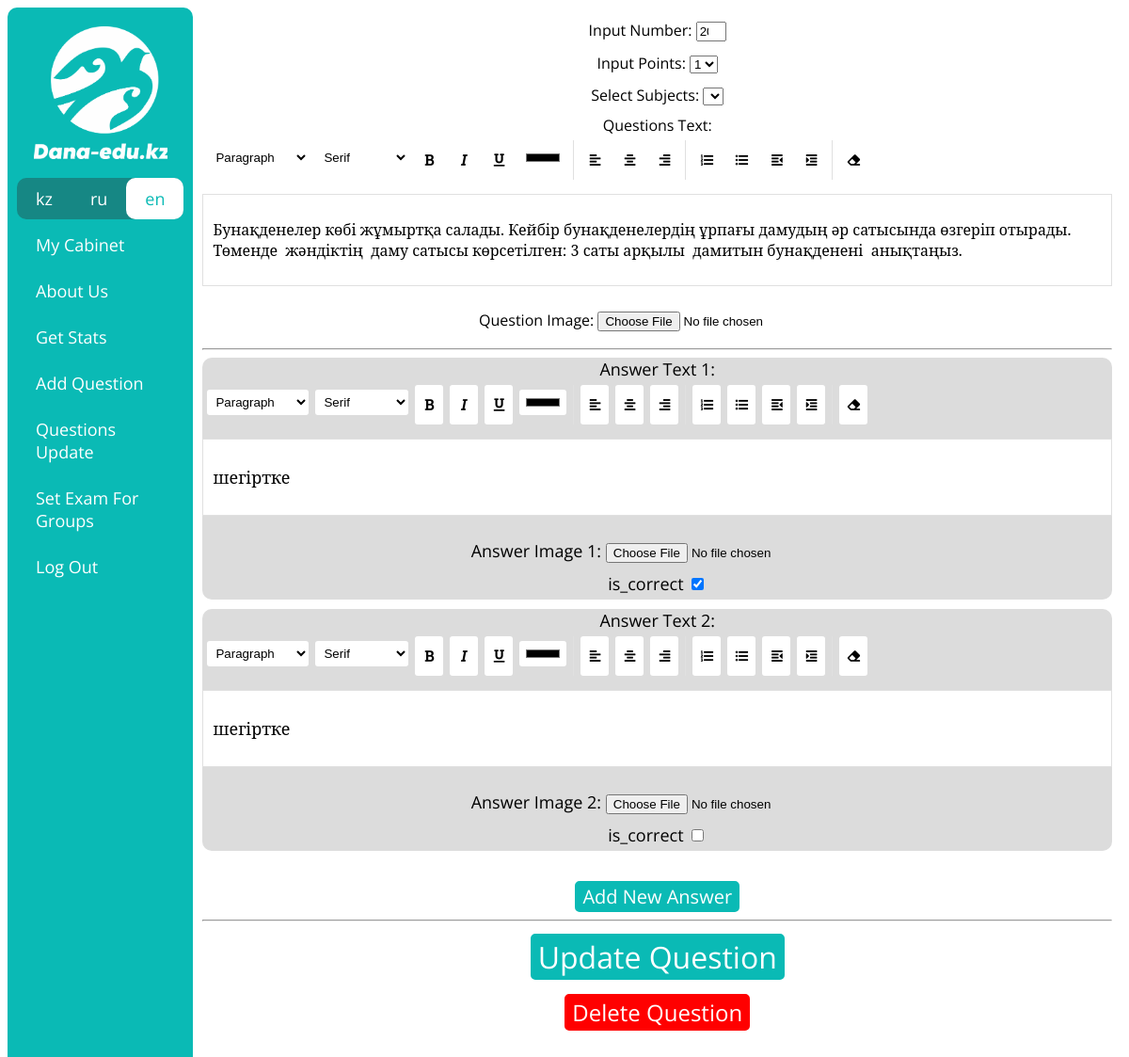
The app's page /en/question_update/59 (signed in) with its own data.
### examapp/models.py (models this page shows, shortened)
class Question(models.Model):
    number = models.PositiveSmallIntegerField()
    text = models.TextField(null=True, blank=True)
    image = models.ImageField(upload_to='questions/', null=True, blank=True)
    points = models.PositiveSmallIntegerField(choices=[(1, '1'), (2, '2')])
    answers = models.ManyToManyField('Answer')
    subject = models.ForeignKey('Subject', on_delete=models.CASCADE)
    variant = models.ForeignKey('Variant', on_delete=models.CASCADE)

class Answer(models.Model):
    text = models.TextField(null=True, blank=True)
    image = models.ImageField(upload_to='answers/', null=True, blank=True)
    is_correct = models.BooleanField(default=False)

### examapp/views.py (the view, shortened to what this page needs)
# urls.py: path('question_update/<int:question_id>', questionUpdateView, name='question_update_url'),
@login_required(login_url='login_url')
def questionUpdateView(request, question_id):
    if request.user.type != 'MO':
        return redirect('home_url')
    question = Question.objects.get(id=question_id)
    if request.method == 'GET':
        subjects = Subject.objects.all()
        answers = []
        counter = 1
        for answer in question.answers.all():
            answers.append({'number': counter, 'answer': answer})
            counter += 1
        context = {
            'question': question,
            'points': [1, 2],
            'subjects': subjects,
            'answers': answers,
            'answer_count': counter,
            'urls': getUserUrls(request.user)
        }
        return render(request, 'question_update_page.html', context)

### examapp/functions.py (called while the page is built)
def getUserUrls(user) -> []:
    urls = [
        {'text': _('My Cabinet'), 'url': 'cabinet_url'},
        {'text': _('About Us'), 'url': 'about_us_url'}
    ]
    if user.type == 'PU':
        urls.append({'text': _('Init Exam'), 'url': 'exam_init_url'})
        urls.append({'text': _('Exam Results'), 'url': 'exam_results_url'})
    if user.type == 'MO':
        urls.append({'text': _('Get Stats'), 'url': 'get_stats_url'})
        urls.append({'text': _('Add Question'), 'url': 'add_questions_init_url'})
        urls.append({'text': _('Questions Update'), 'url': 'questions_update_url'})
        urls.append({'text': _('Set Exam For Groups'), 'url': 'set_exam_for_groups_url'})
    urls.append({'text': _('Log Out'), 'url': 'logout_url'})
    return urls

### templates/question_update_page.html (shortened to what this page needs)
{% extends 'base.html' %}
{% load static %}
{% load i18n %}
{% block content %}
    {% autoescape off %}
    <link rel="stylesheet"
        href="https://use.fontawesome.com/releases/v5.3.1/css/all.css"
>
    <div align="center">
        <form action="{% url 'question_update_url' question.pk %}" method="post" enctype="multipart/form-data" onkeydown="return event.key != 'Enter';">
            {% csrf_token %}
            <input type="hidden" value="{{ answer_count }}" id="answers_count" name="answers_count">
            <label for="question_number">{% trans 'Input Number:' %}</label>
            <input value="{{ question.number }}" type="number" id="question_number" name="question_number" min="1" max="50" style="width: 2.5%" required>
            <br>
            <label for="question_points">{% trans 'Input Points:' %}</label>
            <select id="question_points" name="question_points">
                {% for point in points %}
                    {% if point == question.points %}
                        <option style="width: auto;" value="{{ point }}" selected>{{ point }}</option>
                    {% else %}
                        <option style="width: auto;" value="{{ point }}">{{ point }}</option>
                    {% endif %}
                {% endfor %}
            </select>
            <br>
            <label for="subject">{% trans 'Select Subjects:' %}</label>
            <select id="subject" name="subject">
                {% for subject in subjects %}
                    {% if subject == question.subject %}
                        <option style="width: auto;" value="{{ subject.id }}" selected>{{ subject.name }}</option>
                    {% else %}
                        <option style="width: auto;" value="{{ subject.id }}">{{ subject.name }}</option>
                    {% endif %}
                {% endfor %}
            </select>
            <br>
            <label for="question_editor">{% trans 'Question Text:' %}</label>
            <br>
            <div data-tiny-editor id="question_editor">
                <p>
                    {{ question.text }}
                </p>
            </div>
            <br>
            <label for="question_image">{% trans 'Question Image:' %}</label>
            <input type="file" id="question_image" name="question_image">
            <br>
            <hr>
            <div id="answers_div">
                {% for answer in answers %}
                    <div class="answer_div" style="border-radius: 10px; display: inline-block; min-width: 100%; margin-bottom: 10px; font-size: 18px; background: rgb(220, 220, 220);">
                        <input type="hidden" value="{{ answer.answer.id }}" id="answer_id_{{ answer.number }}" name="answer_id_{{ answer.number }}">
                        <label for="answer_text_{{ answer.number }}">{% trans 'Answer Text' %} {{ answer.number }}: </label>
                        <div data-tiny-editor id="answer_editor_{{ answer.number }}" class="answer_editor">
                            {{ answer.answer.text }}
                        </div>
                        <br>
                        <label for="answer_image_{{ answer.number }}">{% trans 'Answer Image' %} {{ answer.number }}: </label>
                        <input type="file" id="answer_image_{{ answer.number }}" name="answer_image_{{ answer.number }}">
                        <br>
                        <label for="is_correct_answer_{{ answer.number }}">{% trans 'is_correct:' %} </label>
                        {% if answer.answer.is_correct %}
                            <input checked type="checkbox" id="is_correct_answer_{{ answer.number }}" name="is_correct_answer_{{ answer.number }}">
                        {% else %}
                            <input type="checkbox" id="is_correct_answer_{{ answer.number }}" name="is_correct_answer_{{ answer.number }}">
                        {% endif %}
                        <br>
                    </div>
                {% endfor %}
            </div>
            <br>
            <button class="btn" type="button" onclick="addNewAnswer()">{% trans 'Add New Answer' %}</button>
            <br>
            <hr>
            <input class="btn" type="submit" onclick="addText()" value="{% trans 'Update Question' %}" style="font-size: 200%">
        </form>
        <form action="{% url 'question_delete_url' question.pk %}" method="post">
            <input class="delete-btn" onclick="return confirm('{% trans 'Are you sure?' %}')" type="submit" value="{% trans 'Delete Question' %}" style="font-size: 150%">
        </form>
    </div>
    {% endautoescape %}
{% endblock content %}

### static/css/style.css (style rules this page uses)
html { user-select: none; }
input, select { margin-bottom: 10px; margin-top: 5px; }
body { font-family: 'Open Sans', sans-serif; }
.btn { font-size: 20px; font-family: 'Open Sans', sans-serif; background: #0ABAB5; border-radius: 5px; color: #ffffff; border: 2px solid #0ABAB5; }
.delete-btn { font-size: 20px; font-family: 'Open Sans', sans-serif; background: red; border-radius: 5px; color: #ffffff; border: 2px solid red; }

### records on screen
Question: question_number "20", question_points "1", text "Бунақденелер көбі жұмыртқа салады. Кейбір бунақденелердің ұрпағы дамудың әр сатысында өзгеріп отырады. Төменде жәндіктің даму сатысы көрсетілген: 3 саты арқылы дамитын бунақденені анықтаңыз."
Answer: number "1", answer.text "шегіртке"
Answer: number "2", answer.text "шегіртке"

### other values on screen
{{ language.code }} "ru"
{{ language.code }} "en"
{{ url.text }} "My Cabinet" "About Us" "Get Stats" "Add Question" "Questions Update" "Set Exam For Groups" "Log Out"
